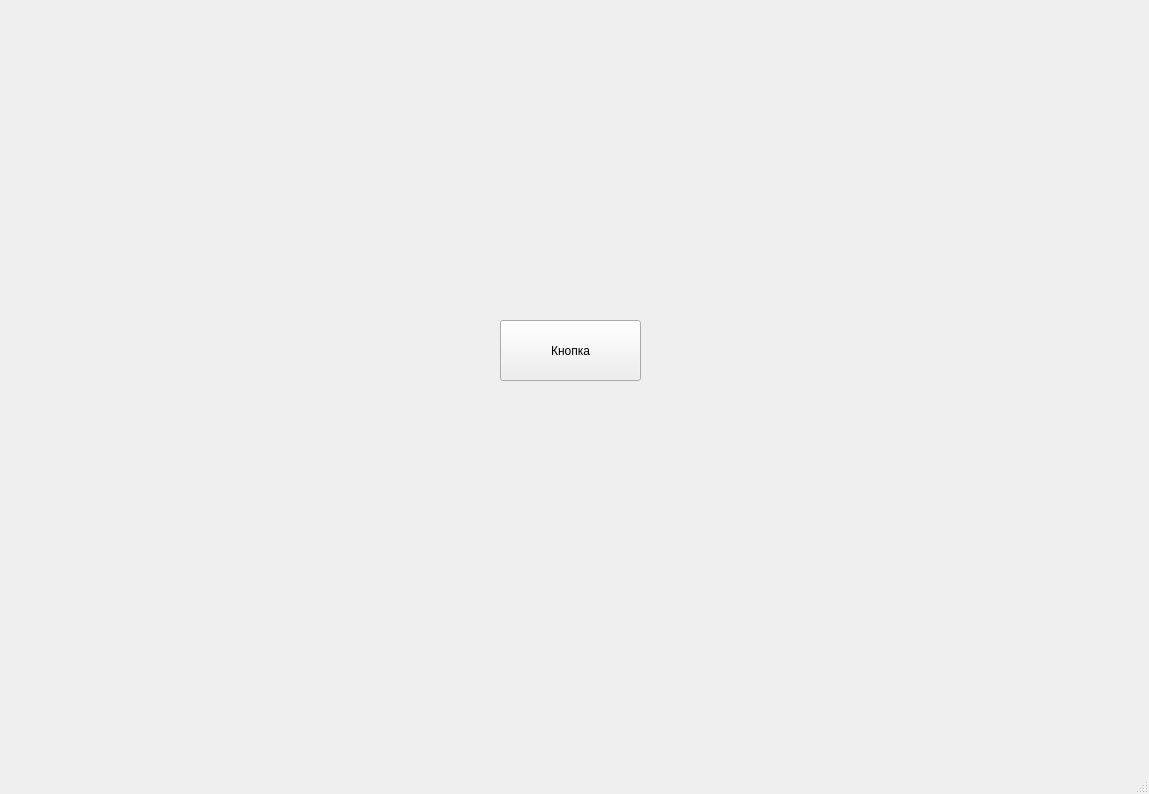
<?xml version="1.0" encoding="UTF-8"?>
<ui version="4.0">
 <class>MainWindow</class>
 <widget class="QMainWindow" name="MainWindow">
  <property name="geometry">
   <rect>
    <x>0</x>
    <y>0</y>
    <width>1149</width>
    <height>794</height>
   </rect>
  </property>
  <property name="windowTitle">
   <string>MainWindow</string>
  </property>
  <widget class="QWidget" name="centralwidgeti">
   <widget class="QPushButton" name="pushButton">
    <property name="geometry">
     <rect>
      <x>500</x>
      <y>320</y>
      <width>141</width>
      <height>61</height>
     </rect>
    </property>
    <property name="text">
     <string>Кнопка</string>
    </property>
   </widget>
  </widget>
  <widget class="QMenuBar" name="menubar">
   <property name="geometry">
    <rect>
     <x>0</x>
     <y>0</y>
     <width>1149</width>
     <height>20</height>
    </rect>
   </property>
  </widget>
  <widget class="QStatusBar" name="statusbar"/>
 </widget>
 <resources/>
 <connections/>
</ui>
